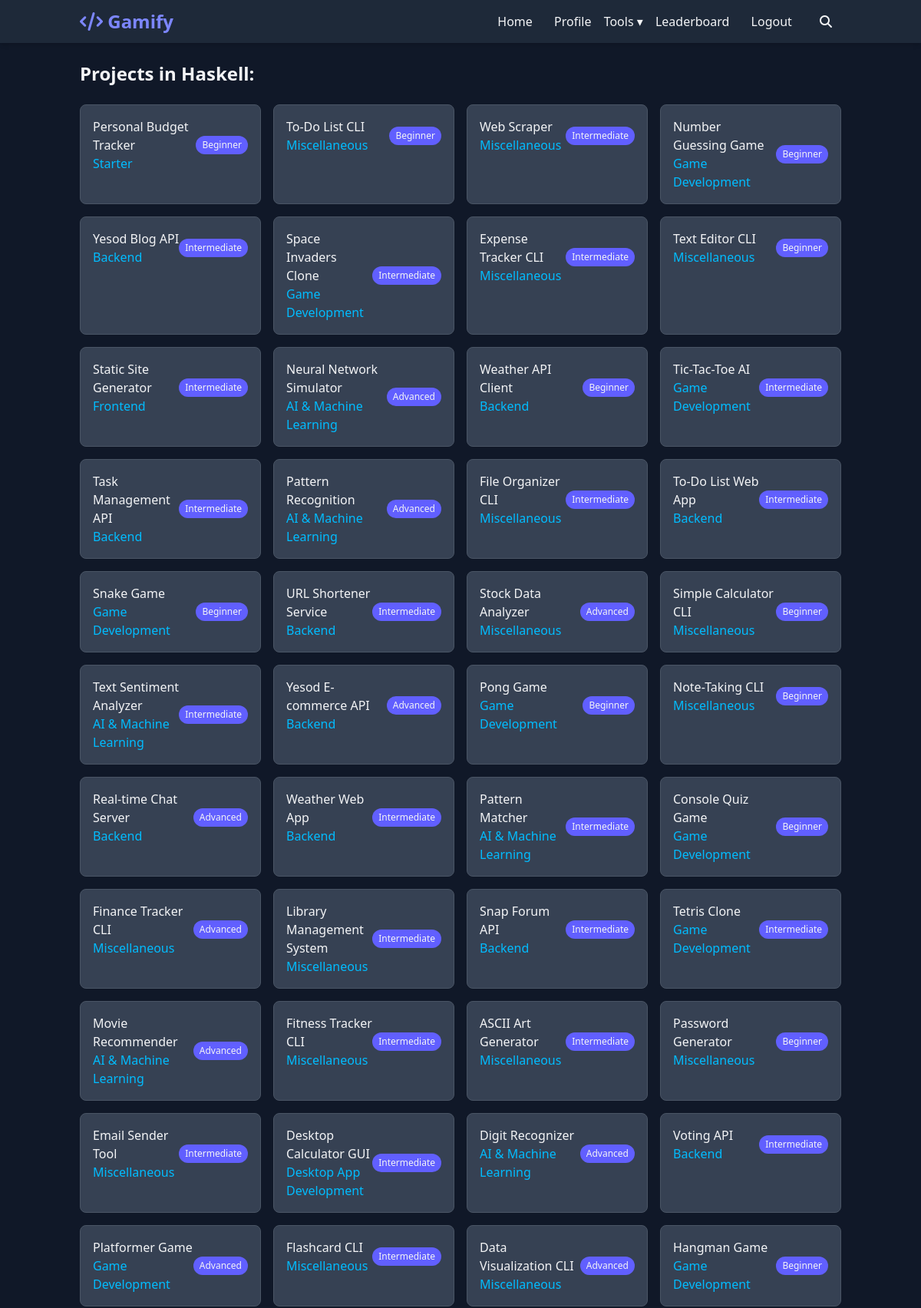
/lang/Haskell/ (signed in, upper part), run on the app's committed database.
### main/models.py (models this page shows, shortened)
class Project(models.Model):
    DIFFICULTY_CHOICES = (
        ('beginner', 'Beginner'),
        ('intermediate', 'Intermediate'),
        ('advanced', 'Advanced'),
    )
    FIELD_CHOICES = (
        ('backend', 'Backend'),
        ('game_dev', 'Game Development'),
        ('mobile_app', 'Mobile App Development'),
        ('desktop_app', 'Desktop App Development'),
        ('frontend', 'Frontend'),
        ('misc', 'Miscellaneous'),
        ('starter', 'Starter'),
        ('ai_ml', 'AI & Machine Learning'),
    )
    title = models.CharField(max_length=300)
    description = models.TextField()
    programming_language = models.CharField(max_length=50)
    difficulty = models.CharField(max_length=20, choices=DIFFICULTY_CHOICES)
    field = models.CharField(max_length=20, choices=FIELD_CHOICES)
    created_at = models.DateTimeField(auto_now_add=True)

### main/views.py (the view)
# urls.py: path("lang/<str:language>/", views.all_projects, name="all_projects"),
@login_required(login_url="/auth/login/")
def all_projects(request: HttpRequest, language: str):
    projects = Project.objects.filter(programming_language=language)
    completed_ids = CompletedProject.objects.filter(user=request.user).values_list('project_id', flat=True)
    context = {
        "projects": projects,
        "completed_ids": set(completed_ids),
    }
    return render(request, "all_projects.html", context)

### main/templates/all_projects.html (shortened to what this page needs)
{% extends "base.html" %}
{% block content %}
<h2 class="text-2xl font-semibold mb-6">
  Projects in {{ projects.0.programming_language }}:
</h2>
{% if projects %}
<div class="grid grid-cols-1 sm:grid-cols-2 md:grid-cols-3 lg:grid-cols-4 gap-4">
  {% for project in projects %}
    <div class="
      p-4 rounded-lg border
      {% if project.id in completed_ids %}
        bg-green-600 border-green-400
      {% else %}
        bg-gray-700 hover:bg-gray-600 border-gray-600
      {% endif %}
    ">
      <div class="flex justify-between items-center">
        <div class="flex flex-col">
          <a href="{% url 'project_detail' project.id %}" class="font-medium">
            {{ project.title }}
          </a>
          {% for code,label in project.FIELD_CHOICES %}
            {% if code == project.field %}
              <span class="text-sky-400">{{label}}</span>
            {% endif %}
          {% endfor %}
        </div>
        <span class="text-xs px-2 py-1 rounded-full bg-indigo-500">
          {{ project.get_difficulty_display }}
        </span>
      </div>
    </div>
  {% endfor %}
</div>
{% else %}
  <p>No projects found in this language.</p>
{% endif %}
{% endblock %}

### data on the page
Project: programming_language "Haskell", title "Personal Budget Tracker", FIELD_CHOICES "Starter", difficulty "Beginner"
Project: title "To-Do List CLI", FIELD_CHOICES "Miscellaneous", difficulty "Beginner"
Project: title "Web Scraper", FIELD_CHOICES "Miscellaneous", difficulty "Intermediate"
Project: title "Number Guessing Game", FIELD_CHOICES "Game Development", difficulty "Beginner"
Project: title "Yesod Blog API", FIELD_CHOICES "Backend", difficulty "Intermediate"
Project: title "Space Invaders Clone", FIELD_CHOICES "Game Development", difficulty "Intermediate"
Project: title "Expense Tracker CLI", FIELD_CHOICES "Miscellaneous", difficulty "Intermediate"
Project: title "Text Editor CLI", FIELD_CHOICES "Miscellaneous", difficulty "Beginner"
Project: title "Static Site Generator", FIELD_CHOICES "Frontend", difficulty "Intermediate"
Project: title "Neural Network Simulator", FIELD_CHOICES "AI & Machine Learning", difficulty "Advanced"
Project: title "Weather API Client", FIELD_CHOICES "Backend", difficulty "Beginner"
Project: title "Tic-Tac-Toe AI", FIELD_CHOICES "Game Development", difficulty "Intermediate"
Project: title "Task Management API", FIELD_CHOICES "Backend", difficulty "Intermediate"
Project: title "Pattern Recognition", FIELD_CHOICES "AI & Machine Learning", difficulty "Advanced"
Project: title "File Organizer CLI", FIELD_CHOICES "Miscellaneous", difficulty "Intermediate"
Project: title "To-Do List Web App", FIELD_CHOICES "Backend", difficulty "Intermediate"
Project: title "Snake Game", FIELD_CHOICES "Game Development", difficulty "Beginner"
Project: title "URL Shortener Service", FIELD_CHOICES "Backend", difficulty "Intermediate"
Project: title "Stock Data Analyzer", FIELD_CHOICES "Miscellaneous", difficulty "Advanced"
Project: title "Simple Calculator CLI", FIELD_CHOICES "Miscellaneous", difficulty "Beginner"
Project: title "Text Sentiment Analyzer", FIELD_CHOICES "AI & Machine Learning", difficulty "Intermediate"
Project: title "Yesod E-commerce API", FIELD_CHOICES "Backend", difficulty "Advanced"
Project: title "Pong Game", FIELD_CHOICES "Game Development", difficulty "Beginner"
Project: title "Note-Taking CLI", FIELD_CHOICES "Miscellaneous", difficulty "Beginner"
Project: title "Real-time Chat Server", FIELD_CHOICES "Backend", difficulty "Advanced"
Project: title "Weather Web App", FIELD_CHOICES "Backend", difficulty "Intermediate"
Project: title "Pattern Matcher", FIELD_CHOICES "AI & Machine Learning", difficulty "Intermediate"
Project: title "Console Quiz Game", FIELD_CHOICES "Game Development", difficulty "Beginner"
Project: title "Finance Tracker CLI", FIELD_CHOICES "Miscellaneous", difficulty "Advanced"
Project: title "Library Management System", FIELD_CHOICES "Miscellaneous", difficulty "Intermediate"
Project: title "Snap Forum API", FIELD_CHOICES "Backend", difficulty "Intermediate"
Project: title "Tetris Clone", FIELD_CHOICES "Game Development", difficulty "Intermediate"
Project: title "Movie Recommender", FIELD_CHOICES "AI & Machine Learning", difficulty "Advanced"
Project: title "Fitness Tracker CLI", FIELD_CHOICES "Miscellaneous", difficulty "Intermediate"
Project: title "ASCII Art Generator", FIELD_CHOICES "Miscellaneous", difficulty "Intermediate"
Project: title "Password Generator", FIELD_CHOICES "Miscellaneous", difficulty "Beginner"
Project: title "Email Sender Tool", FIELD_CHOICES "Miscellaneous", difficulty "Intermediate"
Project: title "Desktop Calculator GUI", FIELD_CHOICES "Desktop App Development", difficulty "Intermediate"
Project: title "Digit Recognizer", FIELD_CHOICES "AI & Machine Learning", difficulty "Advanced"
Project: title "Voting API", FIELD_CHOICES "Backend", difficulty "Intermediate"
Project: title "Platformer Game", FIELD_CHOICES "Game Development", difficulty "Advanced"
Project: title "Flashcard CLI", FIELD_CHOICES "Miscellaneous", difficulty "Intermediate"
Project: title "Data Visualization CLI", FIELD_CHOICES "Miscellaneous", difficulty "Advanced"
Project: title "Hangman Game", FIELD_CHOICES "Game Development", difficulty "Beginner"
